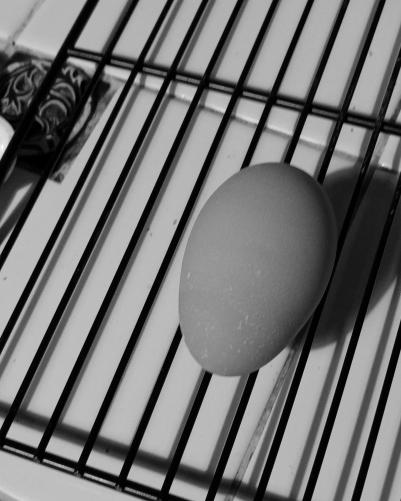
%> input picture lab3/img/egg_g.jpg, 401 x 501 px
$ octave Ex1.m   (GNU Octave 9; MATLAB toolbox functions it lacks are replaced by stand-ins)
%> lines starting %> are read from the running program, lines starting %| are printed output that depends on the picture
Egg = imread('egg_g.jpg');
%> Egg is the input picture: size 501x401 uint8; min 0, max 255, mean 115.1
Wanda = imread('wanda_g.jpg');
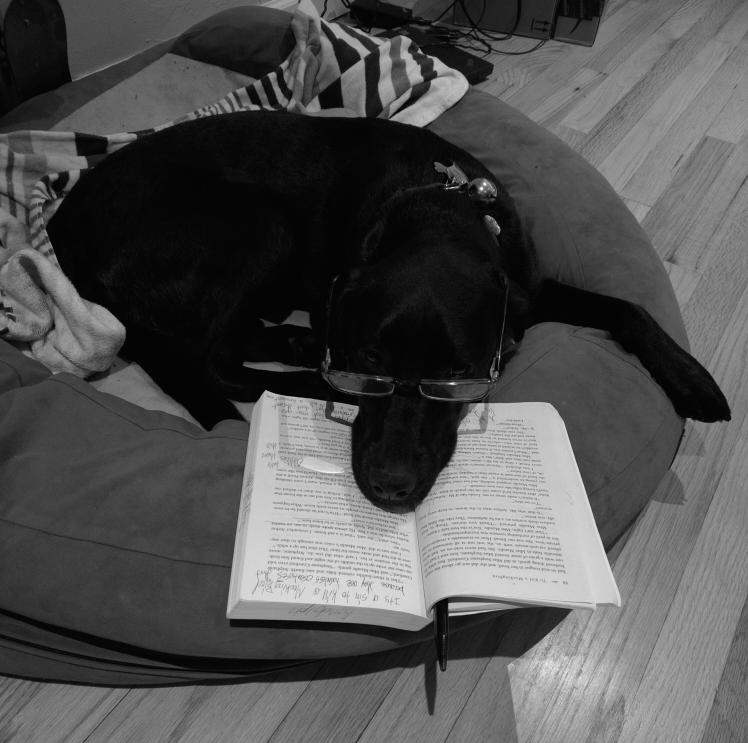
%> input picture lab3/img/wanda_g.jpg, 748 x 743 px
%> Wanda is the input picture: size 743x748 uint8; min 0, max 255, mean 80.8

Hs = (1/9) * [1 1 1; 1 1 1; 1 1 1];
% vertical edge detection conv kernel
H1 = [-1 0 1; -2 0 2; -1 0 1];
% horizontal edge detection conv kernel
H2 = [1 2 1; 0 0 0; -1 -2 -1];

Egg_blur = conv2(double(Egg), Hs, 'same');
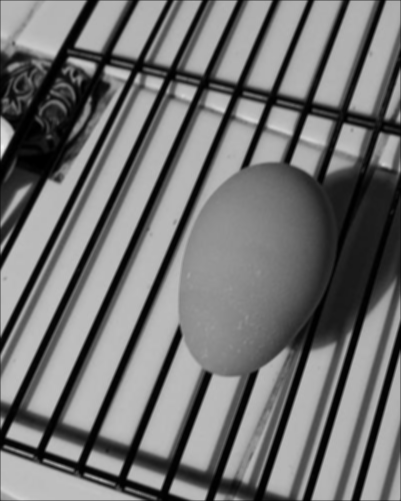
%> Egg_blur: size 501x401 double; min 0, max 242.8, mean 114.7
imwrite(uint8(Egg_blur), 'egg_blur.jpg');

Egg_M1 = conv2(double(Egg), H1, 'same');
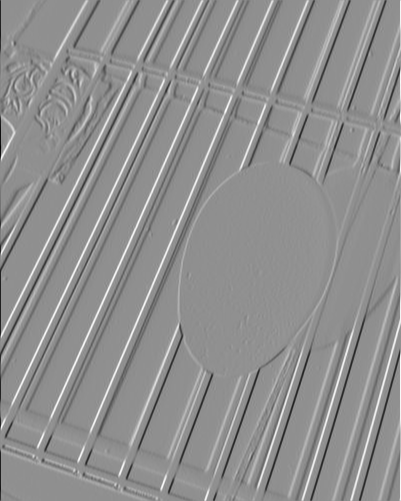
%> Egg_M1: size 501x401 double; min -976, max 755, mean 0.1; drawn with min black and max white
Egg_M2 = conv2(double(Egg), H2, 'same');
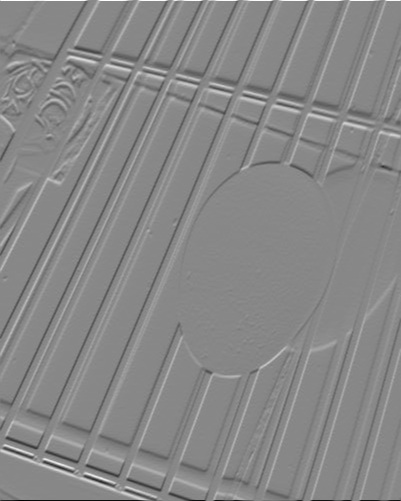
%> Egg_M2: size 501x401 double; min -840, max 736, mean -0.1; drawn with min black and max white
size(Egg_M1)
%> ans = [501 401]
size(Egg_M2)
%> ans = [501 401]
Egg_edge = uint8((Egg_M1 .^2 + Egg_M2 .^2) .^ 0.5);
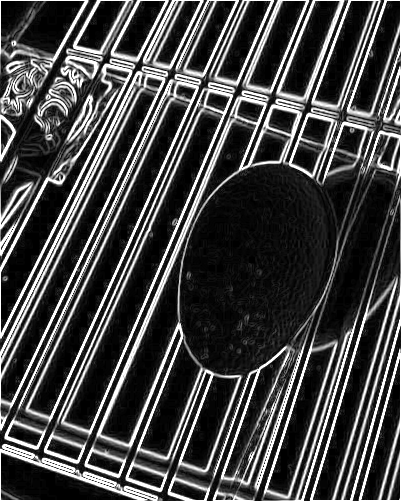
%> Egg_edge: size 501x401 uint8; min 0, max 255, mean 68.6
imwrite(Egg_edge, 'Egg_edge.jpg');

% imshow(uint8(Egg));

Egg_edge_reverse = zeros(501, 401);
for i = 1:501
    for j = 1:401
        Egg_edge_reverse(i,j) = 255 - Egg_edge(i,j);
    end
end
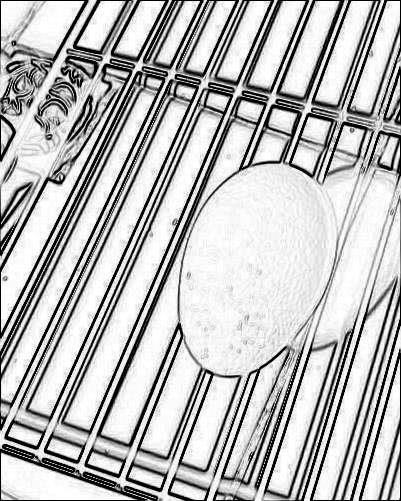
%> Egg_edge_reverse: size 501x401 double; min 0, max 255, mean 186.4
imshow(uint8(Egg_edge_reverse));
